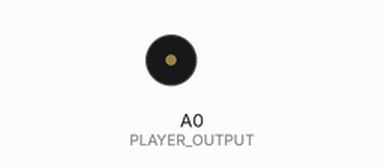
A sketch run on a simulated Arduino Uno, built with avr-gcc and run on an emulated ATmega328P. Parts: buzzer (waves = sounding).

Above: at 0.1 s.
At 34.1 s:
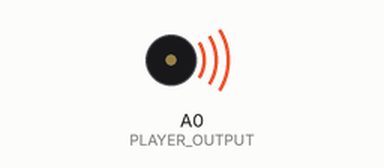
Timing chart, 0 to 40.0 s (numbered marks = the images above):
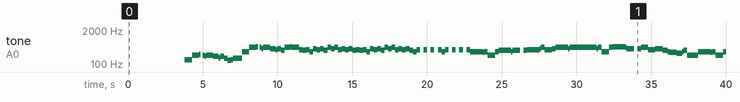

The sketch:

SovietMarch.ino
```cpp
#define PLAYER_OUTPUT A0
#define DELAY_BETWEEN_BEATS 0

#include "score.h"
#include "player.h"

void setup() {
  pinMode(PLAYER_OUTPUT, OUTPUT);
}

void loop() {
  play(5, 126, n1, o1, d1);
  play(8, 126, n2, o2, d2);
  play(8, 126, n3, o3, d3);
  play(8, 126, n2, o2, d2);
  play(8, 126, n4, o4, d4);
}
```

player.h
```cpp
const byte majors[] = {0, 2, 4, 5, 7, 9, 11};

// Notes
// C  C# D  D# E  F  F# G  G# A  A#  B
//    Db    Gb       Gb    Ab    Bb
// 0  1  2  3  4  5  6  7  8  9  10  11
void buzz(byte tonic, byte note, char octave, float duration, byte staccato) {
  if (note == 0) {
    delay(duration);
    return;
  }
  int f = 440 * pow(2, (majors[note - 1] + tonic - 9) / 12.0 + octave);
  tone(PLAYER_OUTPUT, f, duration / staccato - DELAY_BETWEEN_BEATS);
  delay(duration);
}

/** Plays a piece of music
 *  n: A char* for notes
 *  o: A char* for octaves
 *  d: A byte* for durations
 *  tonic: The tonic of the music
 */
void play(byte tonic, int bpm, char* n, char* o, byte* d) {
  float fullDuration = 60000.0 / bpm;
  int signs = 0;
  byte sharp = 0;
  byte staccato = 1;
  for (int i = 0; i < strlen(n); i++) {
    if (n[i] == '#') {
      sharp = 1;
      signs++;
    } else if (n[i] == 'b') {
      sharp = -1;
      signs++;
    } else if (n[i] == 'V') {
      staccato = 2;
      signs++;
    } else if (n[i] == 'v') {
      staccato = 4;
      signs++;
    } else {
      buzz(tonic + sharp,
        n[i] - 48,
        o[i - signs],
        fullDuration * durations[d[i - signs]],
        staccato);
      sharp = 0;
      staccato = 1;
    }
  }
}
```

Source omitted: score.h (data table, 2676 bytes)

Measured:
- by itself, tone on A0 (PLAYER_OUTPUT): plays 146 Hz for 0.48 s, 220 Hz for 0.48 s, 233 Hz for 0.12 s, 220 Hz for 0.12 s, 195 Hz for 0.12 s, 220 Hz for 0.48 s … (108 notes in this stretch)
